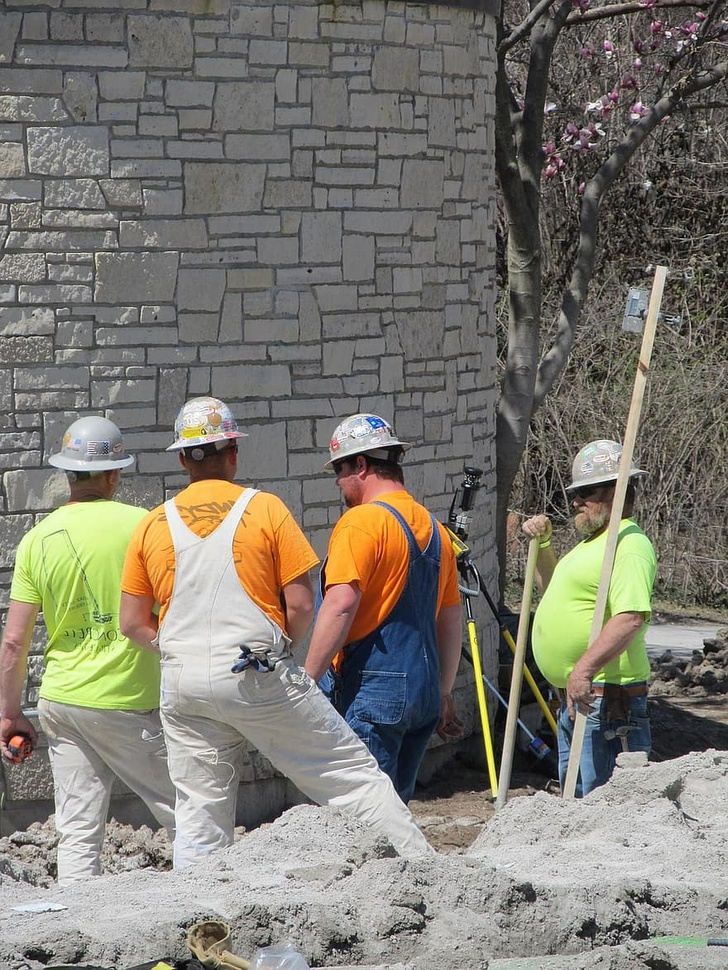
#> input picture analise03.jpg, 728 x 970 px, shrunk from 880 x 1173 before the run
$ python analise_treinamento_foto.py
#> lines starting #> are read from the running program, lines starting #| are printed output that depends on the picture; after the words box and inside, x2 and y2 are one past the last pixel; in counts of white or black regions, pixels touching at a corner belong together
import numpy as np
import cv2

car_cascade = cv2.CascadeClassifier("treinamento/cascade.xml")
img = cv2.imread("analise03.jpg")
#> img is the input picture: shape (970, 728, 3); mean B, G, R 112.2, 121.5, 124.8

height, width, c = img.shape
#> height = 970; width = 728; c = 3
gray = cv2.cvtColor(img, cv2.COLOR_BGR2GRAY)
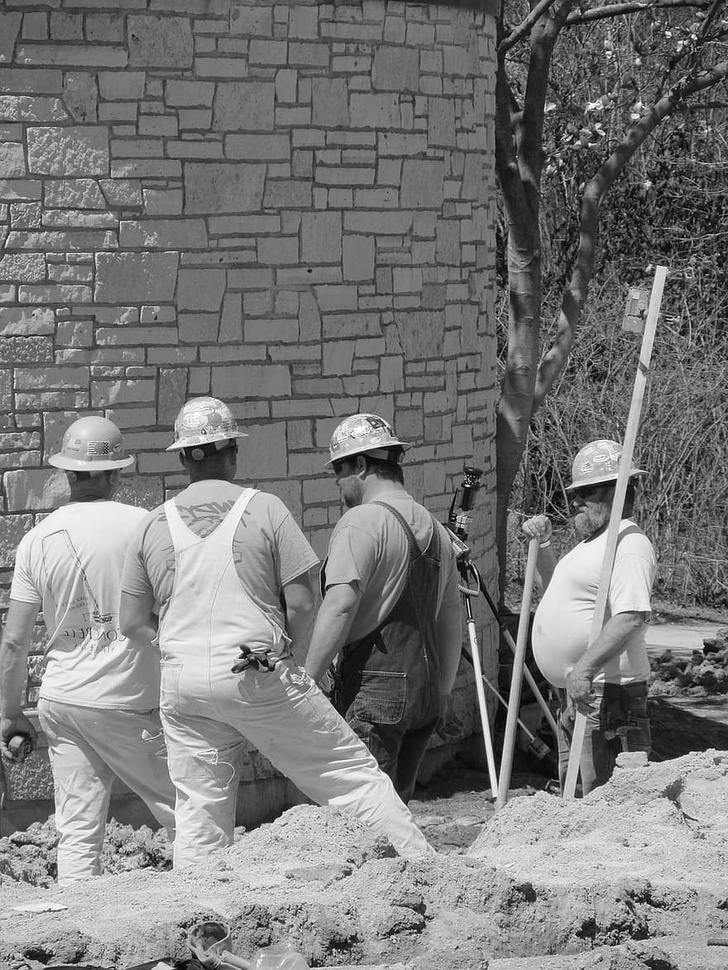
#> gray: shape (970, 728); min 0, max 255, mean 121.4
objetos = car_cascade.detectMultiScale(gray, 1.2, 5)
#> objetos = [[163, 385, 85, 85]]
print(objetos)
#| [[163 385  85  85]]
for (x, y, w, h) in objetos:
    cv2.rectangle(img, (x, y), (x + w, y + h), (0, 0, 255), 2)
#> this loop made 1 pass
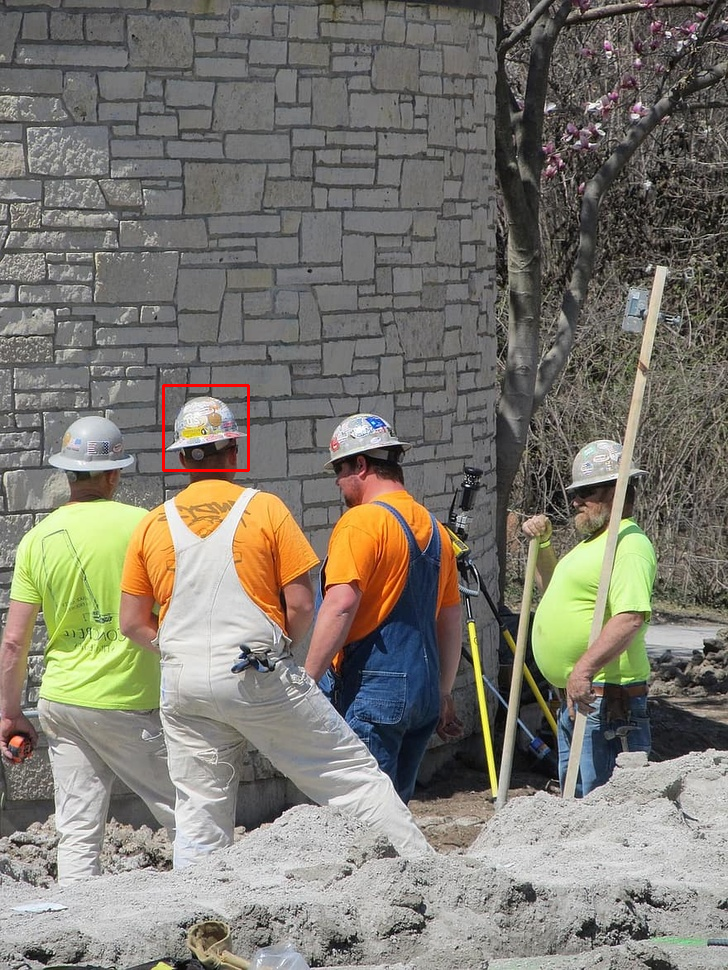
#> img: shape (970, 728, 3); 0.14% of pixels changed, all inside (x1, y1, x2, y2) = (162, 384, 250, 472)

cv2.imshow("Analise", img)
cv2.waitKey(0)
cv2.destroyAllWindows()

$ run again, with analise02.jpg copied over analise03.jpg
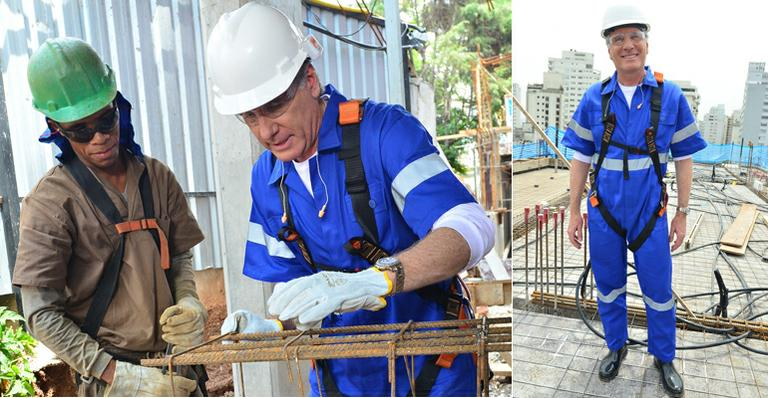
#> input picture analise02.jpg, 768 x 398 px
#> img is the input picture: shape (398, 768, 3); mean B, G, R 158.7, 149.4, 144.6
#> `gray = cv2.cvtColor(img, cv2.COLOR_BGR2GRAY)`:
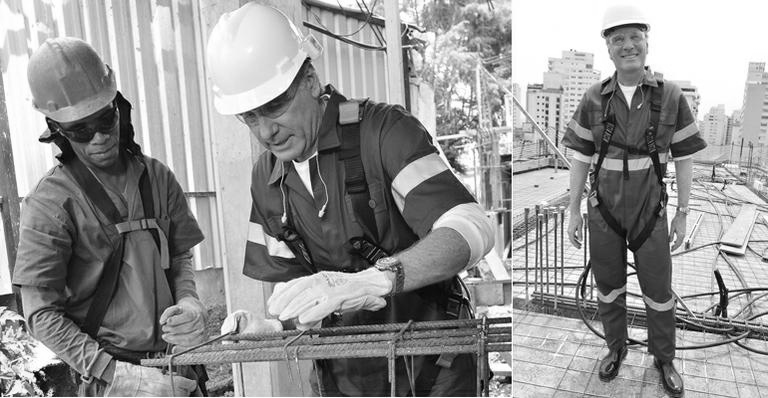
#> gray: shape (398, 768); min 0, max 255, mean 149
#> objetos = [[19, 34, 159, 159], [530, 14, 195, 195]]
#| [[ 19  34 159 159]
#|  [530  14 195 195]]
#> the loop `for (x, y, w, h) in objetos:` made 2 passes
#> after the loop `for (x, y, w, h) in objetos:`:
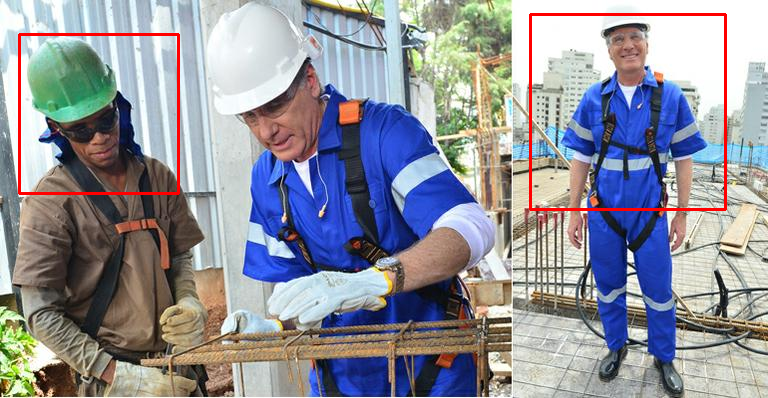
#> img: shape (398, 768, 3); 1.39% of pixels changed, all inside (x1, y1, x2, y2) = (18, 13, 727, 211)
